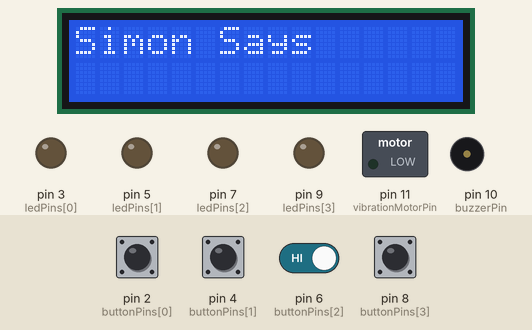
Recording of a sketch running on a simulated Arduino Uno, built with avr-gcc and run on an emulated ATmega328P. Shown: 16×2 character LCD, switched loads named in the sketch (green lamp = pin HIGH), output pins drawn as LEDs (lit = HIGH), buzzer (waves = sounding). The test bench sets the inputs (shaded band); at power-on: pin 2 (buttonPins[0]), pin 4 (buttonPins[1]), pin 6 (buttonPins[2]), pin 8 (buttonPins[3]) HIGH. Random numbers use the default seed unless the sketch sets one.

Above: at 2.8 s.
2.9 s: pin 4 (buttonPins[1]) pulled LOW for 0.15 s
At 4.8 s:
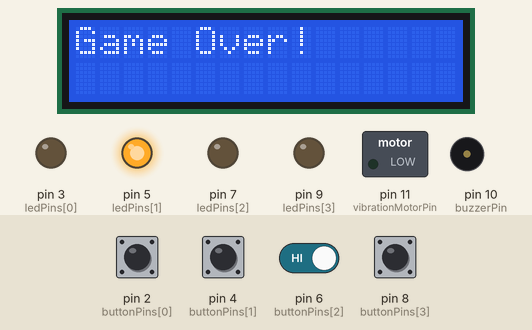
5.1 s: pin 2 (buttonPins[0]) pulled LOW for 0.15 s
At 6.1 s:
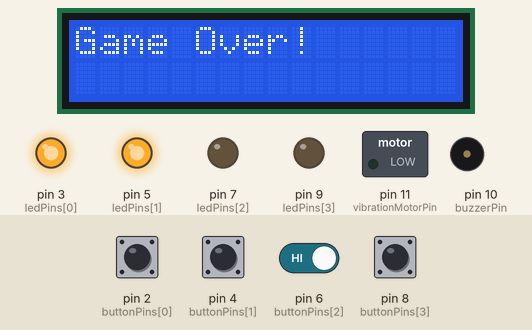
8.2 s: pin 2 (buttonPins[0]) driven LOW and pin 6 (buttonPins[2]) driven LOW
At 10.6 s:
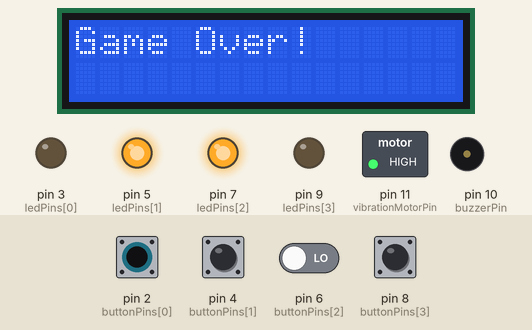
11.2 s: pin 2 (buttonPins[0]) driven HIGH
12.7 s: pin 6 (buttonPins[2]) driven HIGH
14.2 s: pin 8 (buttonPins[3]) pulled LOW for 1 s
At 16.5 s:
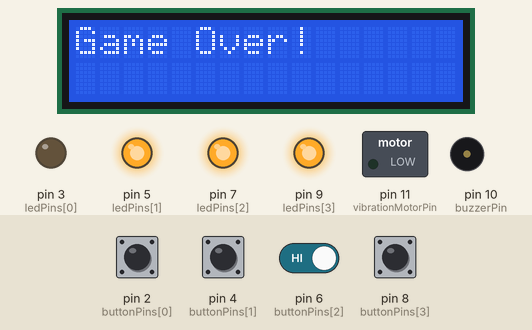
Timing chart, 0 to 18.0 s (numbered marks = the images above; inputs shaded):
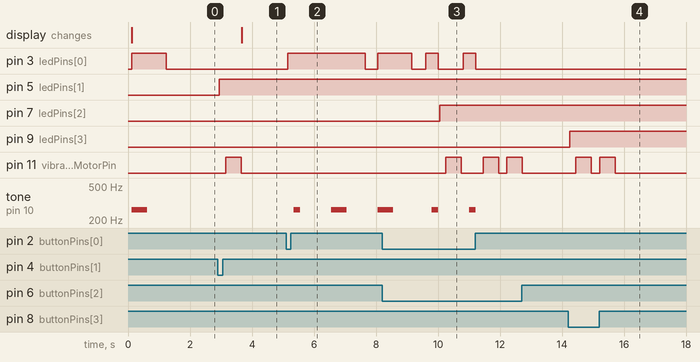

Measured:
- after the input at 2.9 s, pin 5 (ledPins[1]): LOW → HIGH after 0.05 s; pin 11 (vibrationMotorPin): LOW → HIGH after 0.25 s, → LOW 0.50 s later; the display: changes after 0.76 s (image 1)
- after the input at 5.1 s, pin 3 (ledPins[0]): LOW → HIGH after 0.05 s, → LOW 2.5 s later, → HIGH 0.40 s later; tone on pin 10 (buzzerPin): goes 262 Hz 0.20 s, silent 1.0 s, 262 Hz 0.50 s, silent 1.0 s, then 262 Hz, starting after 0.25 s
- after the input at 8.2 s, pin 7 (ledPins[2]): LOW → HIGH after 1.9 s; pin 11 (vibrationMotorPin): LOW → HIGH after 2.1 s, → LOW 0.50 s later
- after the input at 14.2 s, pin 9 (ledPins[3]): LOW → HIGH after 0.05 s; pin 11 (vibrationMotorPin): alternates HIGH for 0.50 s and LOW for 0.26 s, 4 changes in all, then stays LOW, starting after 0.25 s

The sketch:

gameLogic3.ino
```cpp
#include <Wire.h>
#include <hd44780.h>
#include <hd44780ioClass/hd44780_I2Cexp.h>

const int modeSwitchPin = 12;
const int buzzerPin = 10;  // Buzzer pin
const int vibrationMotorPin = 11; // Vibration motor pin
const int buttonPins[] = {2, 4, 6, 8};  // Buttons pin array
const int ledPins[] = {3, 5, 7, 9};  // LEDs pin array
const String buttonColors[] = {"GREEN", "WHITE", "BLUE", "YELLOW"};
const int buttonNotes[] = {262, 294, 330, 349}; // Frequencies for C4, D4, E4, F4 notes
const int numControls = 4;  // Number of button and LED pairs


class SimonGame {
public:
    SimonGame();  // Constructor
    void startGame();
    void displaySimonsSequence();
    void checkUserInput();
    void updateDisplay();
    void showLED(int index, bool state);
    void playNote(int frequency, int duration); // for a single note
    void playChime(); //for a series of chimes
    void vibrateVibrator(int duration); //haptic feedback

private:
    int sequence[10];
    int sequenceLength;
    int currentStep;
    hd44780_I2Cexp lcd;
};

SimonGame::SimonGame() {
    for (int i = 0; i < numControls; ++i) {
        pinMode(ledPins[i], OUTPUT);
        pinMode(buttonPins[i], INPUT_PULLUP);
    }
    pinMode(buzzerPin, OUTPUT);
    pinMode(vibrationMotorPin, OUTPUT);
    randomSeed(analogRead(0));  // Seed for random number generator
}

void SimonGame::startGame() {
    lcd.begin(16, 2); // Ensure LCD is initialized here instead of in the constructor
    delay(50);        // Optional: delay to ensure LCD setup completes
    lcd.clear();
    lcd.print("Simon Says");

    sequenceLength = 1;  // Start with one step in the sequence
    for (int i = 0; i < sequenceLength; i++) {
        sequence[i] = random(0, numControls);  // Generate random steps
    }
    displaySimonsSequence();  // Start the game by displaying the first sequence
}

void SimonGame::displaySimonsSequence() {
    for (int i = 0; i < sequenceLength; i++) {
        showLED(sequence[i], true); // Turn on LED
        playNote(buttonNotes[sequence[i]], 500); // Play note for 500 ms
        delay(600); // Wait for 600 ms
        showLED(sequence[i], false); // Turn off LED
        delay(400); // Wait for 400 ms between signals
    }
}

void SimonGame::checkUserInput() {
    int inputIndex = 0;
    while (inputIndex < sequenceLength) {
        for (int i = 0; i < numControls; i++) {
            if (digitalRead(buttonPins[i]) == LOW) {
                Serial.print("Button Pressed: ");
                Serial.println(i);
                delay(50); // Basic debouncing
                showLED(i, true);  // Ensure LED is turned on when button is pressed
                delay (200); // short delay to ensure button is visable
                if (i == sequence[inputIndex]) {
                    playNote(buttonNotes[i], 200); // Feedback for button press
                    inputIndex++;
                    if (inputIndex == sequenceLength) {
                        sequenceLength++; // Increase sequence length for next round
                        delay(1000); // Wait before next sequence display
                        displaySimonsSequence();
                        return;
                    }
                    showLED(i, false); // Turn off LED after validation
                } else {
                    vibrateVibrator(500); // Incorrect input
                    updateDisplay(); // Show game over or error message
                    return;
                }
            }
        }
    }
}

void SimonGame::updateDisplay() {
    lcd.clear();
    if (sequenceLength == sizeof(sequence) / sizeof(sequence[0])) {
        lcd.print("You Won!");
    } else {
        lcd.print("Game Over!");
    }
}

void SimonGame::showLED(int index, bool state) {
    digitalWrite(ledPins[index], state ? HIGH : LOW);
}

void SimonGame::playNote(int frequency, int duration) {
    tone(buzzerPin, frequency, duration);
    delay(duration);
    noTone(buzzerPin);
}

void SimonGame::playChime() {
    int chimeNotes[] = {262, 294, 330, 349}; // Example notes
    int count = sizeof(chimeNotes) / sizeof(chimeNotes[0]);
    int duration = 200; // Duration for each note
    for (int i = 0; i < count; i++) {
        playNote(chimeNotes[i], duration);
        delay(100); // Delay between notes
    }
}

void SimonGame::vibrateVibrator(int duration) {
    digitalWrite(vibrationMotorPin, HIGH);
    delay(duration);
    digitalWrite(vibrationMotorPin, LOW);
}

SimonGame game;  // Declare the SimonGame object globally

void setup() {
    pinMode(buzzerPin, OUTPUT);
    pinMode(vibrationMotorPin, OUTPUT);
    pinMode(modeSwitchPin, INPUT);
    for (int i = 0; i < numControls; ++i) {
        pinMode(ledPins[i], OUTPUT);
        pinMode(buttonPins[i], INPUT_PULLUP);
    }
    randomSeed(analogRead(0));  // Seed for random number generator

    game.startGame(); // Start the game
}

void loop() {
    game.checkUserInput(); // Constantly check for user inputs
}
```
